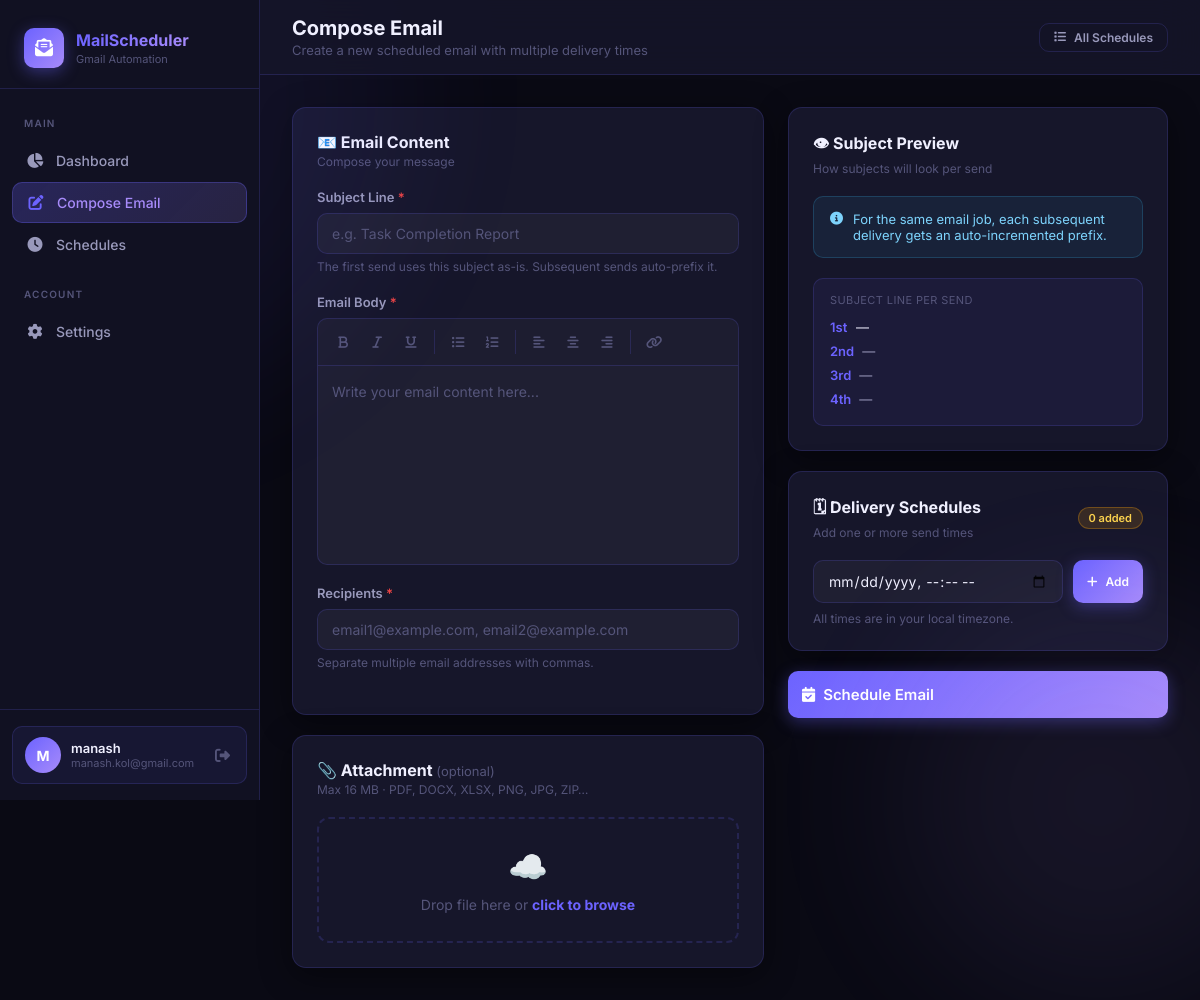
Screenshot of /compose (signed in) with the database file from the repository.
### models.py (models this page shows, shortened)
class User(UserMixin, db.Model):
    __tablename__ = "users"
    id = db.Column(db.Integer, primary_key=True)
    username = db.Column(db.String(80), unique=True, nullable=False)
    email = db.Column(db.String(120), unique=True, nullable=False)
    password_hash = db.Column(db.String(200), nullable=False)
    reset_token = db.Column(db.String(200), nullable=True)
    reset_token_expiry = db.Column(db.DateTime, nullable=True)
    smtp_email = db.Column(db.String(120), nullable=True)
    smtp_password = db.Column(db.String(200), nullable=True)  # Gmail App Password
    smtp_host = db.Column(db.String(100), default="smtp.gmail.com")
    smtp_port = db.Column(db.Integer, default=587)
    created_at = db.Column(db.DateTime, default=datetime.utcnow)
    email_jobs = db.relationship("EmailJob", backref="user", lazy=True, cascade="all, delete-orphan")

### app.py (the view, shortened to what this page needs)
@app.route("/compose", methods=["GET", "POST"])
@login_required
def compose():
    now_str = datetime.now().strftime("%Y-%m-%dT%H:%M")
    return render_template("compose.html", form_data={}, now_str=now_str)

### app.py (called while the page is built)
@login_manager.user_loader
def load_user(user_id):
    return User.query.get(int(user_id))

### templates/compose.html (shortened to what this page needs)
{% extends "base.html" %}
{% block page_title %}Compose Email{% endblock %}
{% block page_subtitle %}Create a new scheduled email with multiple delivery times{% endblock %}
{% block topbar_actions %}
<a href="{{ url_for('schedules') }}" class="btn btn-outline btn-sm">
  <i class="fas fa-list"></i> All Schedules
</a>
{% endblock %}
{% block content %}
<form method="POST" action="{{ url_for('compose') }}" enctype="multipart/form-data" id="composeForm">
  <div class="compose-grid">
    <div>
      <div class="card" style="margin-bottom:20px;">
        <div class="card-header">
          <div>
            <div class="card-title">📧 Email Content</div>
            <div class="card-subtitle">Compose your message</div>
          </div>
        </div>
        <div class="form-group">
          <label class="form-label" for="subject">Subject Line <span style="color:var(--danger)">*</span></label>
          <div style="position:relative;">
            <input type="text" id="subject" name="subject" class="form-control"
              placeholder="e.g. Task Completion Report"
              value="{{ form_data.get('subject','') }}" required
              oninput="updatePreview()" />
          </div>
          <div class="form-hint">The first send uses this subject as-is. Subsequent sends auto-prefix it.</div>
        </div>
        <div class="form-group">
          <label class="form-label">Email Body <span style="color:var(--danger)">*</span></label>
          <div class="rich-editor-toolbar">
            <button type="button" class="toolbar-btn" onclick="fmt('bold')" title="Bold"><i class="fas fa-bold"></i></button>
            <button type="button" class="toolbar-btn" onclick="fmt('italic')" title="Italic"><i class="fas fa-italic"></i></button>
            <button type="button" class="toolbar-btn" onclick="fmt('underline')" title="Underline"><i class="fas fa-underline"></i></button>
            <button type="button" class="toolbar-btn" onclick="fmt('insertUnorderedList')" title="Bullet list"><i class="fas fa-list-ul"></i></button>
            <button type="button" class="toolbar-btn" onclick="fmt('insertOrderedList')" title="Numbered list"><i class="fas fa-list-ol"></i></button>
            <button type="button" class="toolbar-btn" onclick="fmt('justifyLeft')" title="Left"><i class="fas fa-align-left"></i></button>
            <button type="button" class="toolbar-btn" onclick="fmt('justifyCenter')" title="Center"><i class="fas fa-align-center"></i></button>
            <button type="button" class="toolbar-btn" onclick="fmt('justifyRight')" title="Right"><i class="fas fa-align-right"></i></button>
            <button type="button" class="toolbar-btn" onclick="createLink()" title="Link"><i class="fas fa-link"></i></button>
          </div>
          <div id="editorArea" contenteditable="true"
            placeholder="Write your email content here...">{{ form_data.get('body','') | safe }}</div>
        </div>
        <div class="form-group">
          <label class="form-label" for="recipients">Recipients <span style="color:var(--danger)">*</span></label>
          <input type="text" id="recipients" name="recipients" class="form-control"
            placeholder="email1@example.com, email2@example.com"
            value="{{ form_data.get('recipients','') }}" required />
          <div class="form-hint">Separate multiple email addresses with commas.</div>
        </div>
      </div>
      <div class="card">
        <div class="card-header">
          <div>
            <div class="card-title">📎 Attachment <span style="font-weight:400;color:var(--text-muted);font-size:13px;">(optional)</span></div>
            <div class="card-subtitle">Max 16 MB · PDF, DOCX, XLSX, PNG, JPG, ZIP…</div>
          </div>
        </div>
        <div class="file-upload-area" id="uploadArea" ondragover="dragOver(event)" ondragleave="dragLeave(event)" ondrop="dropFile(event)">
          <div class="file-upload-icon">☁️</div>
          <div class="file-upload-text">
            Drop file here or <strong>click to browse</strong>
          </div>
        </div>
      </div>
    </div>
    <div>
      <div class="card" style="margin-bottom:20px;">
        <div class="card-header">
          <div>
            <div class="card-title">👁 Subject Preview</div>
            <div class="card-subtitle">How subjects will look per send</div>
          </div>
        </div>
        <div class="info-card">
          <i class="fas fa-circle-info" style="flex-shrink:0;margin-top:1px;"></i>
          <span>For the same email job, each subsequent delivery gets an auto-incremented prefix.</span>
        </div>
        <div class="subject-preview" id="previewBox">
          <div class="subject-preview-label">Subject line per send</div>
          <div class="subject-preview-row"><span class="num">1st</span><span id="prev1" style="color:var(--text-primary);">—</span></div>
          <div class="subject-preview-row"><span class="num">2nd</span><span id="prev2">—</span></div>
          <div class="subject-preview-row"><span class="num">3rd</span><span id="prev3">—</span></div>
          <div class="subject-preview-row"><span class="num">4th</span><span id="prev4">—</span></div>
        </div>
      </div>
      <div class="card">
        <div class="card-header">
          <div>
            <div class="card-title">🗓 Delivery Schedules</div>
            <div class="card-subtitle">Add one or more send times</div>
          </div>
          <span class="badge badge-pending" id="schedCount">0 added</span>
        </div>
        <div class="add-schedule-row">
          <input type="datetime-local" id="newSchedTime" class="form-control"
            min="{{ now_str }}" />
          <button type="button" class="btn btn-primary btn-sm" onclick="addSchedule()">
            <i class="fas fa-plus"></i> Add
          </button>
        </div>
        <div class="form-hint" style="margin-top:8px;">All times are in your local timezone.</div>
      </div>
      <button type="submit" class="btn btn-primary" style="width:100%;margin-top:20px;padding:14px;font-size:15px;" id="submitBtn">
        <i class="fas fa-calendar-check"></i> Schedule Email
      </button>
    </div>
  </div>
</form>
{% endblock %}

### templates/base.html (shortened to what this page needs)
<!DOCTYPE html>
<html lang="en">
<head>
  <link rel="stylesheet" href="https://cdnjs.cloudflare.com/ajax/libs/font-awesome/6.5.0/css/all.min.css" />
</head>
<body>
<div class="bg-glow glow-2"></div>
<div class="app-wrapper">
  {% if current_user.is_authenticated %}
  <aside class="sidebar" id="sidebar">
    <div class="sidebar-brand">
      <a href="{{ url_for('dashboard') }}" class="brand-logo">
        <div class="brand-icon"><i class="fas fa-envelope-open-text"></i></div>
        <div>
          <div class="brand-name">MailScheduler</div>
          <div class="brand-sub">Gmail Automation</div>
        </div>
      </a>
    </div>
    <nav class="sidebar-nav">
      <div class="nav-section-label">Main</div>
      <a href="{{ url_for('dashboard') }}" class="nav-link {% if request.endpoint == 'dashboard' %}active{% endif %}">
        <i class="fas fa-chart-pie"></i> Dashboard
      </a>
      <a href="{{ url_for('compose') }}" class="nav-link {% if request.endpoint == 'compose' %}active{% endif %}">
        <i class="fas fa-pen-to-square"></i> Compose Email
      </a>
      <a href="{{ url_for('schedules') }}" class="nav-link {% if request.endpoint == 'schedules' %}active{% endif %}">
        <i class="fas fa-clock"></i> Schedules
      </a>
      <div class="nav-section-label" style="margin-top:16px;">Account</div>
      <a href="{{ url_for('settings') }}" class="nav-link {% if request.endpoint == 'settings' %}active{% endif %}">
        <i class="fas fa-gear"></i> Settings
      </a>
    </nav>
    <div class="sidebar-footer">
      <div class="user-card">
        <div class="user-avatar">{{ current_user.username[0].upper() }}</div>
        <div class="user-info">
          <div class="user-name">{{ current_user.username }}</div>
          <div class="user-role">{{ current_user.email }}</div>
        </div>
        <form action="{{ url_for('logout') }}" method="get">
          <button class="logout-btn" title="Logout"><i class="fas fa-right-from-bracket"></i></button>
        </form>
      </div>
    </div>
  </aside>
  {% endif %}
  <div class="main-content">
    {% if current_user.is_authenticated %}
    <header class="topbar">
      <div>
        <div class="topbar-title">{% block page_title %}Dashboard{% endblock %}</div>
        <div class="topbar-subtitle">{% block page_subtitle %}Overview{% endblock %}</div>
      </div>
      <div class="topbar-actions">
        {% block topbar_actions %}{% endblock %}
      </div>
    </header>
    {% endif %}
    <div class="page-body">
      {% block content %}{% endblock %}
    </div>
  </div>
</div>
</body>
</html>

### templates/compose.html (style rules this page uses)
.compose-grid { display: grid; grid-template-columns: 1fr 380px; gap: 24px; }
.add-schedule-row { display: flex; gap: 10px; margin-top: 14px; }
.add-schedule-row .form-control { flex: 1; }
.file-upload-area { border: 2px dashed var(--border); border-radius: 12px; padding: 28px 20px; text-align: center; cursor: pointer; transition: border-color .2s, background .2s; position: relative; }
.file-upload-icon { font-size: 32px; color: var(--text-muted); margin-bottom: 10px; }
.file-upload-text { font-size: 14px; color: var(--text-muted); }
.file-upload-text strong { color: var(--accent); }
.subject-preview { background: rgba(108,99,255,0.07); border: 1px solid var(--border); border-radius: 10px; padding: 14px 16px; margin-top: 14px; }
.subject-preview-label { font-size: 11px; color: var(--text-muted); text-transform: uppercase; letter-spacing: .4px; margin-bottom: 8px; }
.subject-preview-row { font-size: 13px; color: var(--text-secondary); padding: 4px 0; display: flex; align-items: center; gap: 8px; }
.subject-preview-row .num { color: var(--accent); font-weight: 600; min-width: 18px; }
.info-card { background: rgba(56,189,248,0.07); border: 1px solid rgba(56,189,248,0.2); border-radius: 10px; padding: 14px 16px; margin-bottom: 20px; font-size: 13px; color: #7dd3fc; display: flex; gap: 10px; }
.rich-editor-toolbar { display: flex; gap: 4px; flex-wrap: wrap; padding: 8px 10px; background: rgba(255,255,255,0.03); border: 1px solid var(--border); border-bottom: none; border-radius: 10px 10px 0 0; }
.toolbar-btn { width: 30px; height: 30px; border: none; background: transparent; color: var(--text-muted); cursor: pointer; border-radius: 6px; font-size: 13px; display: flex; align-items: center; justify-content: center; transition: all .15s; }
#editorArea { min-height: 200px; padding: 14px; background: rgba(255,255,255,0.04); border: 1px solid var(--border); border-radius: 0 0 10px 10px; color: var(--text-primary); font-size: 14px; font-family: inherit; outline: none; line-height: 1.7; }
#editorArea[placeholder]:empty::before { content: attr(placeholder); color: var(--text-muted); }

### rows the page displays
User: username "M", username "manash", email "manash.kol@gmail.com"
